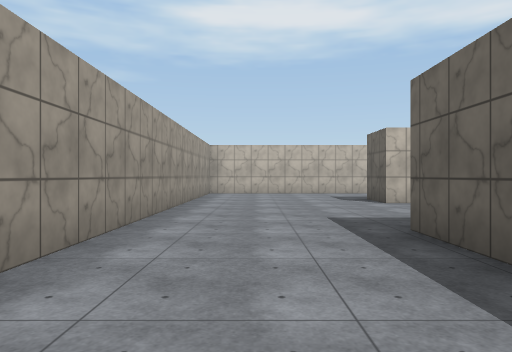
view 1 (above)

21 first-person views from a walk through a scene from a Unity 3-D project. The camera is 1.3 m above the floor, looks level and sees 70° across. The floor is counted in squares, 2.4 m on a side. Each view is taken from the middle of a square. On the plan, view 1 faces up. The plan holds only what a view shows up to about 10 squares ahead; the rest is blank. The player character is not drawn. Surface patterns are stand-ins for the level's own textures.

view 2
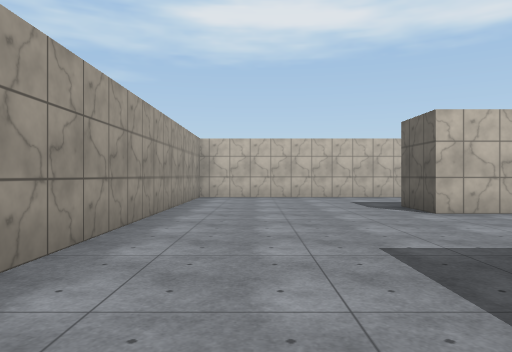

view 3
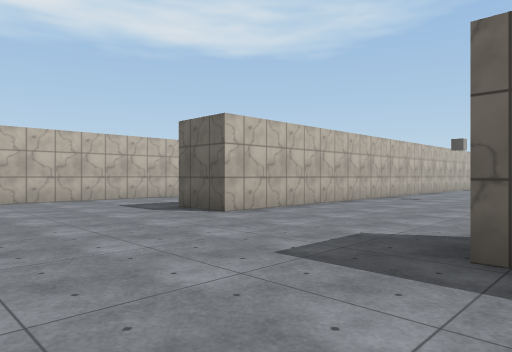

view 4
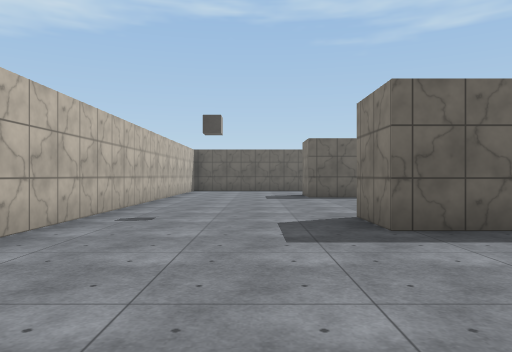

view 5
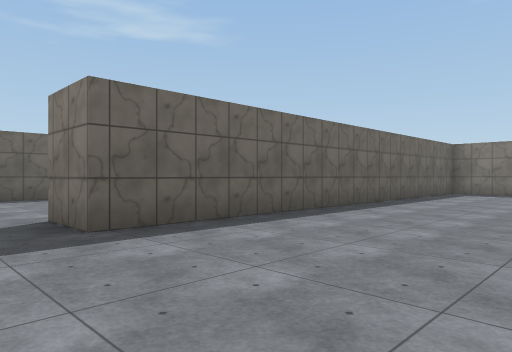

view 6
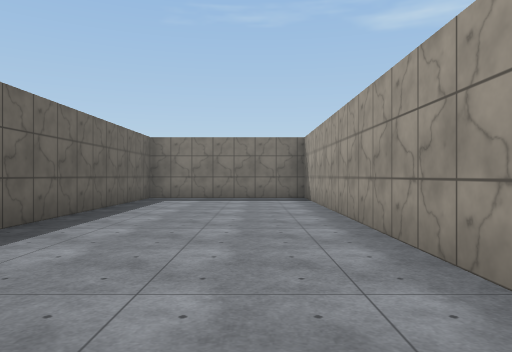

view 7
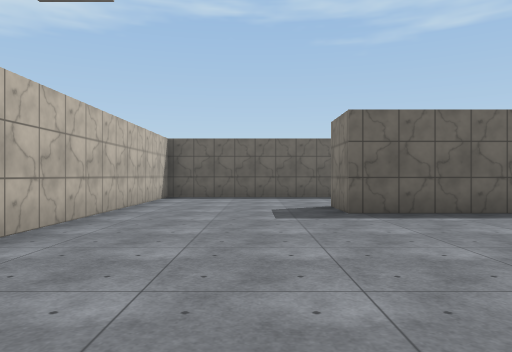

view 8
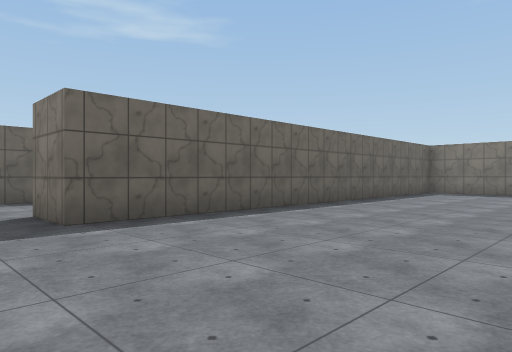

view 9
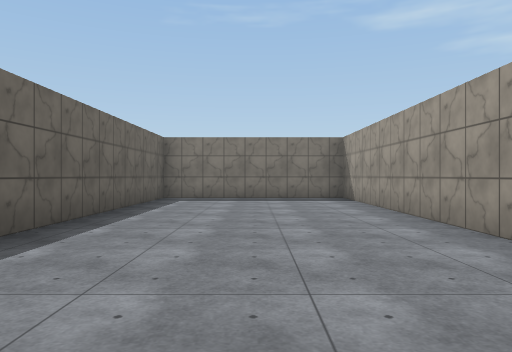

view 10
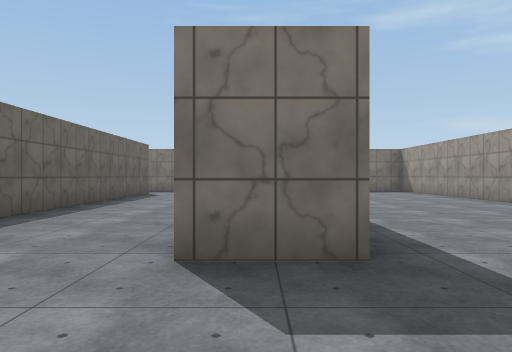

view 11
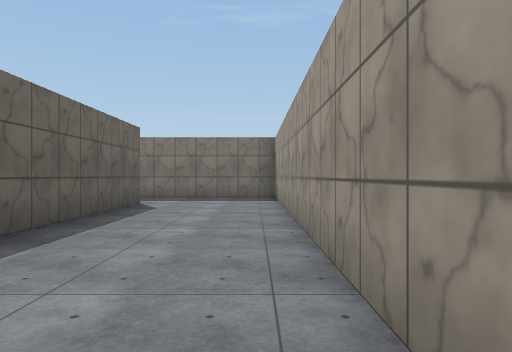

view 12
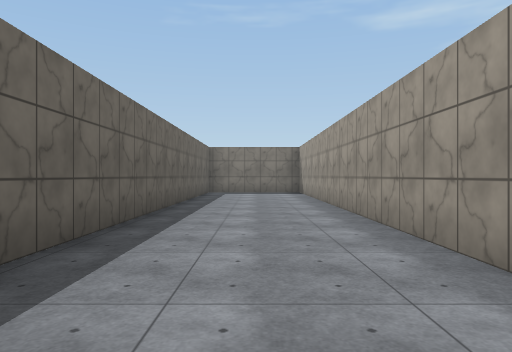

view 13
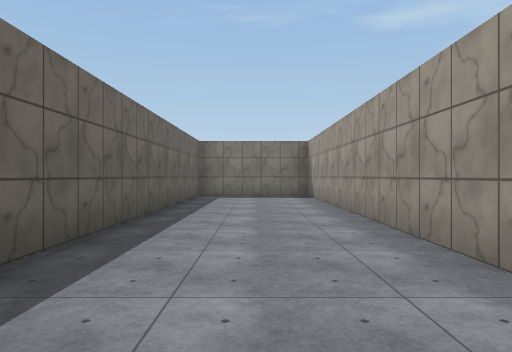

view 14
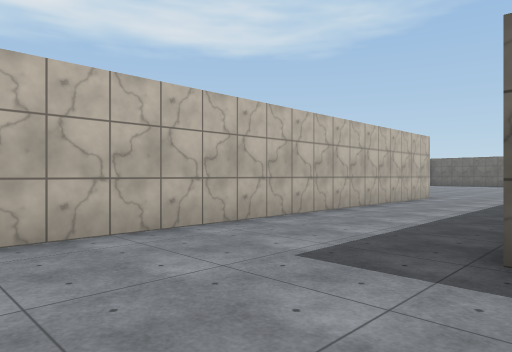

view 15
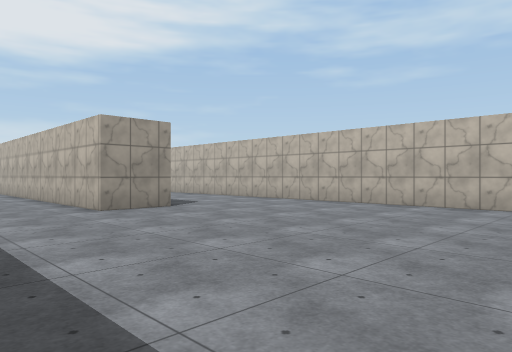

view 16
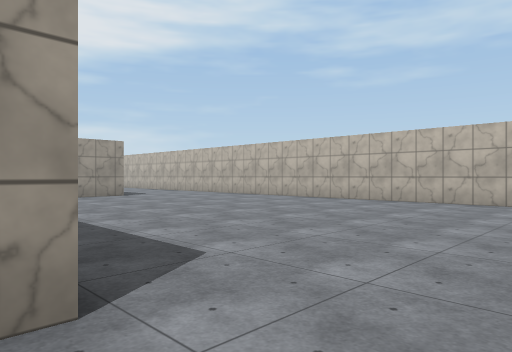

view 17
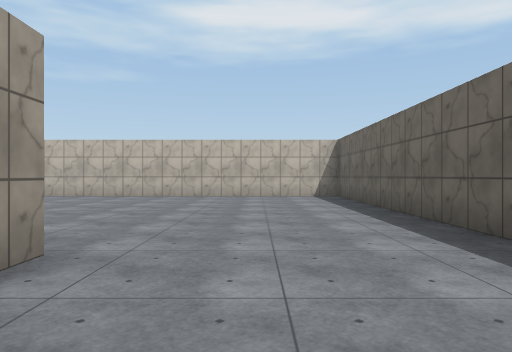

view 18
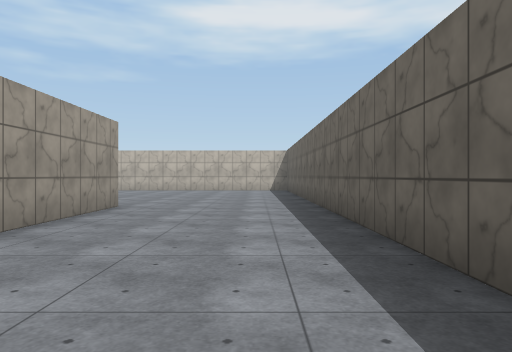

view 19
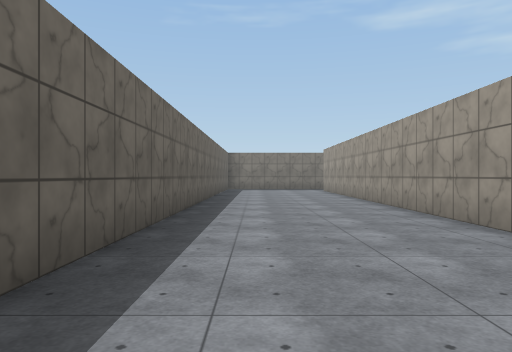

view 20
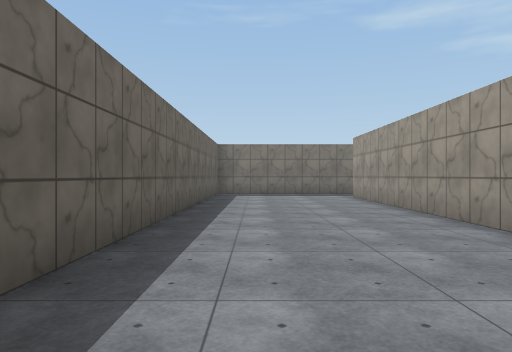

view 21
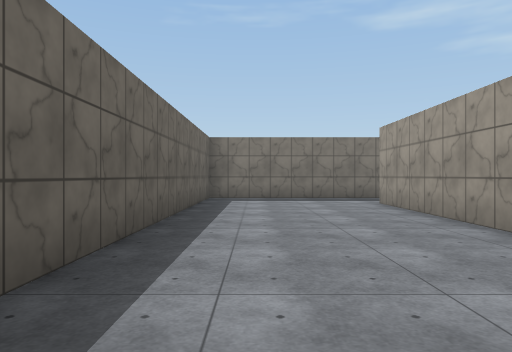

### Floor plan
Points are (right, up) in squares from view 1. A wall is a line through its corners. A room is listed if a view was taken in it or the views show most of it. See-through windows are left out.
Room 1 (views 1, 2, 3, 4, 5, 6, 7, 8, 9, 10, 11, 12, 13, 14, 15, 16, 17, 18, 19, 20, 21)
walls: (13.5, 1.4) (13.5, -6.6); (7.8, -1) (7.8, -7) (12.3, -7) (12.3, 3.7) (13.6, 3.7); (16.3, 2.9) (16.3, 7.2) (2.6, 7.2) (2.6, 8.5); (9.3, 12.6) (9.3, 11.3) (-1.4, 11.3) (-1.4, -7); (17.5, 8.5) (17.5, -5.2); (2.8, 0.4) (2.8, -7) (6.6, -7) (6.6, 3.7) (7.9, 3.7); (16.3, -5.2) (16.3, 1.4); (13.5, -7) (21.1, -7) (21.1, 15.7) (7.5, 15.7); (1.5, -7) (1.5, 3.8)

Positions as (right, up) in squares from view 1, and headings:
1: (0, 0), facing up
2: (0, 2), facing up
3: (-1, 3), facing up-right
4: (3, 5), facing right
5: (3, 5), facing down-right
6: (4, 2), facing down
7: (7, 5), facing right
8: (8, 5), facing down-right
9: (10, 2), facing down
10: (13, 6), facing down
11: (14, 2), facing down
12: (0, 5), facing down
13: (0, 3), facing down
14: (0, 8), facing up-right
15: (15, 9), facing up-left
16: (19, 8), facing up-left
17: (19, 6), facing up
18: (20, 2), facing up
19: (20, 8), facing down
20: (20, 4), facing down
21: (20, 2), facing down
